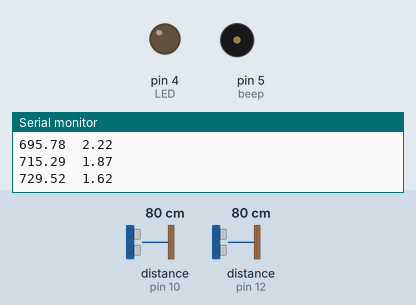
Recording of a sketch running on a simulated Arduino Uno, built with avr-gcc and run on an emulated ATmega328P. Shown: output pins drawn as LEDs (lit = HIGH), buzzer (waves = sounding, pin HIGH), the last lines printed to the serial monitor. Wiring (inferred from the names in the program): 2 × ultrasonic range finder: trigger pin 11, echo pin 10 / trigger pin 13, echo pin 12. Inputs (shaded band) come from the test bench; at power-on: distance to the obstacle (sensors on pin 10, pin 12) 80 cm. The echo pulse lasts 58.3 µs per cm; pins used as bus, display or sensor lines are not drawn. At 5.9 s the program stops and its outputs stay as they are.

Above: at 0.1 s.
At 5.4 s:
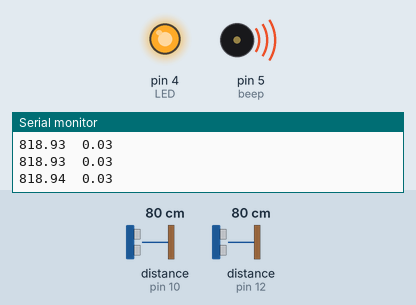
Timing chart, 0 to 7.4 s (numbered marks = the images above):
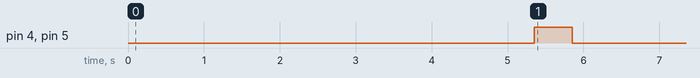

Measured:
- by itself, pin 4 (LED), pin 5 (beep): LOW → HIGH at 5.4 s, → LOW 0.50 s later

The sketch:

sensor_fusion_and__calibration.ino
```cpp
#define trigPin 13               //defining trigger pin for prediction sensor(sensor1)
#define echoPin 12               //defining echopin (Reciever)for prediction sensor
#define trigPin1 11              //defining trigger pin for correction sensor(sensor2)
#define echoPin1 10              //defining echopin (Reciever)for correction sensor
int beep=5;                      //connect buzzer to pin 5
int LED=4;                       //connect LED to pin 4
float K,y_cor,y_prd,p_prd,y_cor1,p_prd1;    //defining variables for Kalman filter
float R1 = 30;                   //defining variance of the sensor1
float R2= 20;                    //defining variance of the sensor2
float p_cor= R1;                 //defining intial value of variance as sensor variance
float duration1,duration2,z1,z2; //defining variables for distance and duration
float a1= 0.1757;                // slope of calibration equation sensor1
float b1= -6.8058;               // intercept of calibration equation sensor1
float a2= 0.1759;                // slope of calibration equation sensor2
float b2= -4.8477;               // intercept of calibration equation sensor2

void setup() {
  Serial.begin(9600);         //Serial communications at 9600 bps
  pinMode(trigPin,OUTPUT);    //initialize trigger pin 13
  pinMode(echoPin,INPUT);     //initialize echo pin 12
  pinMode(trigPin1,OUTPUT);   //initialize trigger pin 11
  pinMode(echoPin1,INPUT);    //initialize echo pin 10
  pinMode(beep, OUTPUT);      //initialize buzzer pin 5
  pinMode(LED, OUTPUT);       //initialize LED pin 4

}

void loop() {
    digitalWrite(trigPin, LOW);   //turn off trigger pin
    delayMicroseconds(2);
    digitalWrite(trigPin, HIGH);  //turn off trigger pin
    delayMicroseconds(10);
    digitalWrite(trigPin, LOW);   //turn off trigger pin

    duration1 = pulseIn(echoPin,HIGH,10000);   //Read the HIGH pulse whose duration is the time (in microseconds)
    // piece wise calibration function
      if (z1>=800){               // conditions according to the distance
      z1 = a1*duration1 + b1+ 10; // calibration equation with correction in error
     }
     else if (z2>=550 && z2<=650){
      z1 = a1*duration1 + b1;
     }
      else{
      z1 = a1*duration2 + b1-3;    // calibration equation for distance more than 800mm
     }
    delayMicroseconds(20);


     //Second sensor
    digitalWrite(trigPin1, LOW);   //turn off trigger pin
    delayMicroseconds(2);
    digitalWrite(trigPin1, HIGH);  //turn on trigger pin
    delayMicroseconds(10);
    digitalWrite(trigPin1, LOW);   //turn off trigger pin

    duration2 = pulseIn(echoPin1,HIGH,10000);   //Read the HIGH pulse whose duration is the time (in microseconds)

    if (z2>=750){                 // conditions according to the distance
      z2 = a2*duration2 + b2+ 9;  // calibration equation with correction in error
    }
     else if (z2>=550 && z2<=650){
      z2 = a2*duration2 + b2-3;
     }
    else{
      z2 = a2*duration2 + b2-6;      // calibration equation for distance more than 800mm
    }

//    Prediction
    y_prd= y_cor;                 // prediction of the measured distance
    p_prd= p_cor;                 // variance in measured distance

//    Correction 1

    K= p_prd/(p_prd+R1);            // value of kalman gain
    y_cor1= y_prd + (K*(z1-y_prd)); //correction in measured distance
    p_prd1= (1-K)*p_prd;            // variance in corrected value of distance

//    Correction 2

    K= p_prd1/(p_prd1+R2);          //value of kalman gain
    y_cor= y_cor1 + K*(z2-y_cor1);  //correction in measured distance
    p_cor= (1-K)*p_prd1;            //variance in corrected value of distance

    Serial.print(y_cor);          //print corrected distance in mm
    Serial.print("\t");
    Serial.println(p_cor);        //print variance

    if (p_cor<=0.03){             //value of variance after convergence
      digitalWrite(beep, HIGH);   //turn on buzzer
      digitalWrite(LED, HIGH);    //turn on LED
      delay(500);
      digitalWrite(beep, LOW);    //turn off buzzer
      digitalWrite(LED, LOW);     //turn off LED
      exit(0);                    // exit loop
    }
}
```
